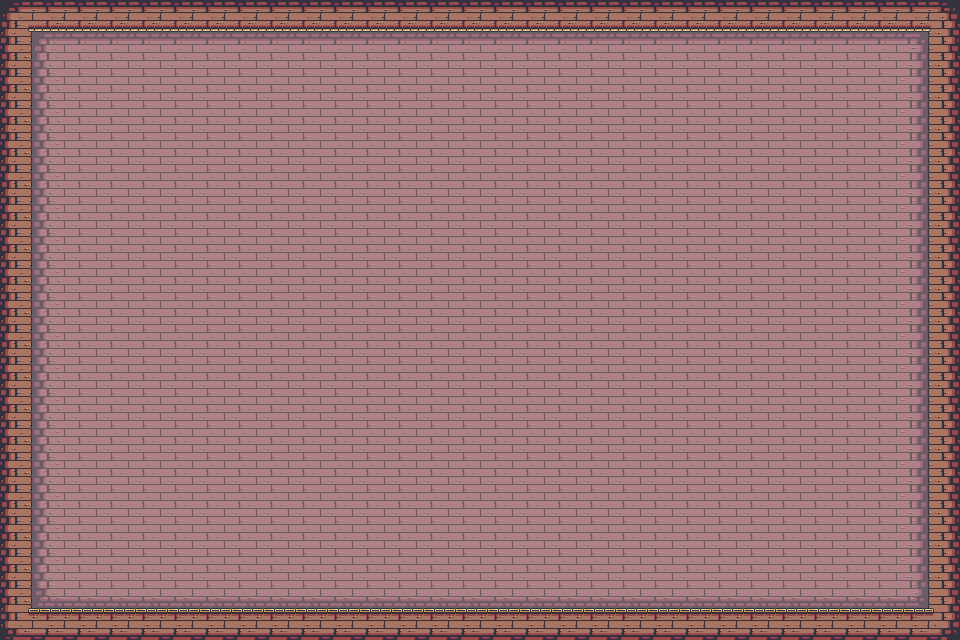

Rendered tile map (Tiled .tmx) drawn with the repository's tilesets; below, a short description and the full map source, tile grids included:
An orthogonal 30x20 tile map with 32x32 px tiles, 1 tile layer (Tile Layer 1).

<map version="1.9" tiledversion="1.9.2" orientation="orthogonal" renderorder="right-down" width="30" height="20" tilewidth="32" tileheight="32" infinite="0" nextlayerid="2" nextobjectid="1">
 <tileset firstgid="1" source="Pyra-Sea Tileset.tsx" />
 <layer id="1" name="Tile Layer 1" width="30" height="20">
  <data encoding="csv">
17,26,26,26,26,26,26,26,26,26,26,26,26,26,26,26,26,26,26,26,26,26,26,26,26,26,26,26,26,18,
15,61,62,62,62,62,62,62,62,62,62,62,62,62,62,62,62,62,62,62,62,62,62,62,62,62,62,62,63,13,
15,73,74,74,74,74,74,74,74,74,74,74,74,74,74,74,74,74,74,74,74,74,74,74,74,74,74,74,75,13,
15,73,74,74,74,74,74,74,74,74,74,74,74,74,74,74,74,74,74,74,74,74,74,74,74,74,74,74,75,13,
15,73,74,74,74,74,74,74,74,74,74,74,74,74,74,74,74,74,74,74,74,74,74,74,74,74,74,74,75,13,
15,73,74,74,74,74,74,74,74,74,74,74,74,74,74,74,74,74,74,74,74,74,74,74,74,74,74,74,75,13,
15,73,74,74,74,74,74,74,74,74,74,74,74,74,74,74,74,74,74,74,74,74,74,74,74,74,74,74,75,13,
15,73,74,74,74,74,74,74,74,74,74,74,74,74,74,74,74,74,74,74,74,74,74,74,74,74,74,74,75,13,
15,73,74,74,74,74,74,74,74,74,74,74,74,74,74,74,74,74,74,74,74,74,74,74,74,74,74,74,75,13,
15,73,74,74,74,74,74,74,74,74,74,74,74,74,74,74,74,74,74,74,74,74,74,74,74,74,74,74,75,13,
15,73,74,74,74,74,74,74,74,74,74,74,74,74,74,74,74,74,74,74,74,74,74,74,74,74,74,74,75,13,
15,73,74,74,74,74,74,74,74,74,74,74,74,74,74,74,74,74,74,74,74,74,74,74,74,74,74,74,75,13,
15,73,74,74,74,74,74,74,74,74,74,74,74,74,74,74,74,74,74,74,74,74,74,74,74,74,74,74,75,13,
15,73,74,74,74,74,74,74,74,74,74,74,74,74,74,74,74,74,74,74,74,74,74,74,74,74,74,74,75,13,
15,73,74,74,74,74,74,74,74,74,74,74,74,74,74,74,74,74,74,74,74,74,74,74,74,74,74,74,75,13,
15,73,74,74,74,74,74,74,74,74,74,74,74,74,74,74,74,74,74,74,74,74,74,74,74,74,74,74,75,13,
15,73,74,74,74,74,74,74,74,74,74,74,74,74,74,74,74,74,74,74,74,74,74,74,74,74,74,74,75,13,
15,73,74,74,74,74,74,74,74,74,74,74,74,74,74,74,74,74,74,74,74,74,74,74,74,74,74,74,75,13,
15,85,86,86,86,86,86,86,86,86,86,86,86,86,86,86,86,86,86,86,86,86,86,86,86,86,86,86,87,13,
29,2,2,2,2,2,2,2,2,2,2,2,2,2,2,2,2,2,2,2,2,2,2,2,2,2,2,2,2,30
</data>
 </layer>
</map>